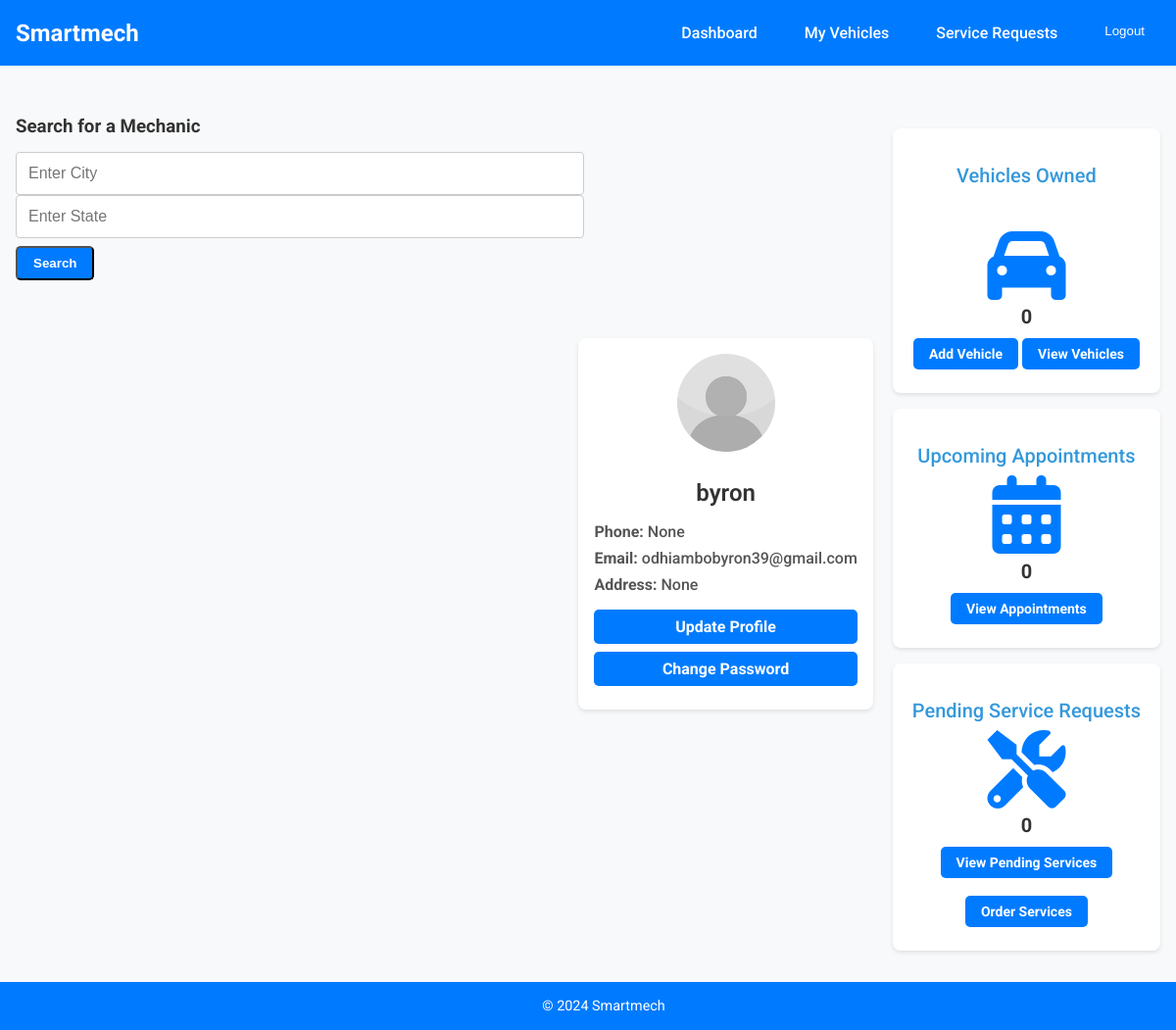
The page /accounts/owner/dashboard/ (signed in) on the database its author committed.
### accounts/models.py (models this page shows, shortened)
class CustomUser(AbstractUser):
    USER_ROLES = (
        ('owner', 'Vehicle Owner'),
        ('mechanic', 'Mechanic'),
        ('company', 'Auto Repair Company'),
    )
    role = models.CharField(max_length=10, choices=USER_ROLES, default='owner')

class VehicleOwner(models.Model):
    user = models.OneToOneField(CustomUser, on_delete=models.CASCADE)
    profile_picture = models.ImageField(upload_to='profile_pics/', blank=True, null=True)
    phone_number = models.CharField(max_length=15, blank=True, null=True)
    address = models.CharField(max_length=255, blank=True, null=True)

### accounts/views.py (the view)
# urls.py: path('owner/dashboard/', views.owner_dashboard, name='owner_dashboard'),
@login_required
def owner_dashboard(request):
    vehicle_owner = request.user.vehicleowner
    upcoming_appointments = vehicle_owner.service_requests.filter(status='upcoming')
    pending_service_requests = vehicle_owner.service_requests.filter(status='pending')
    context = {
        'upcoming_appointments': upcoming_appointments,
        'pending_service_requests': pending_service_requests,
    }
    return render(request, 'dashboards/owner_dashboard.html', context)

### accounts/templates/dashboards/owner_dashboard.html (shortened to what this page needs)
{% extends 'base.html' %}
{% load static %}
{% block content %}
<div class="dashboard-container">
    <div class="search-mechanics">
        <h3>Search for a Mechanic</h3>
        <form method="get" action="{% url 'search_mechanics' %}">
            <div class="form-group">
                <input type="text" name="city" placeholder="Enter City" class="search-input">
                <input type="text" name="state" placeholder="Enter State" class="search-input">
                <button type="submit" class="btn search-btn">Search</button>
            </div>
        </form>
    </div>
    <div class="profile-card">
        <img src="{% if user.vehicleowner.profile_picture %}{{ user.vehicleowner.profile_picture.url }}{% else %}{% static 'accounts/img/default1.jpg' %}{% endif %}" alt="Profile Picture">
        <h2>{{ user.username }}</h2>
        <div class="profile-info">
            <p><strong>Phone:</strong> {{ user.vehicleowner.phone_number }}</p>
            <p><strong>Email:</strong> {{ user.email }}</p>
            <p><strong>Address:</strong> {{ user.vehicleowner.address }}</p>
        </div>
        <a href="{% url 'update_profile' %}" class="btn update-profile-btn">Update Profile</a>
        <a href="{% url 'password_change' %}" class="btn update-password-btn">Change Password</a>
    </div>
    <div class="summary-cards">
        <div class="card">
            <h3>Vehicles Owned</h3>
            <div class="card-content">
                <i class="fas fa-car vehicle-icon"></i>
                <p class="vehicle-count">{{ user.vehicleowner.vehicles.count }}</p>
            </div>
            <a href="{% url 'add_vehicle' %}" class="btn">Add Vehicle</a>
            <a href="{% url 'vehicle_list' %}" class="btn">View Vehicles</a>
        </div>
        <div class="card">
            <h3>Upcoming Appointments</h3>
            <div class="card-content">
                <i class="fas fa-calendar-alt appointment-icon"></i>
                <p class="appointment-count">{{ upcoming_appointments.count }}</p>
            </div>
            <a href="{% url 'service_requests' %}" class="btn">View Appointments</a>
        </div>
        <div class="card">
            <h3>Pending Service Requests</h3>
            <div class="card-content">
                <i class="fas fa-tools service-icon"></i>
                <p class="service-count">{{ pending_service_requests.count }}</p>
            </div>
            <a href="{% url 'service_requests' %}" class="btn">View Pending Services</a>
            <a href="{% url 'vehicle_list' %}" class="btn">Order Services</a>
        </div>
    </div>
</div>
{% endblock %}

### accounts/static/accounts/css/style.css (style rules this page uses)
body { font-family: 'Roboto', sans-serif; background-color: #f4f4f9; margin: 0; padding: 0; color: #333; }
h1, h2, h3 { color: #333; margin-bottom: 15px; }
a { color: #3498db; text-decoration: none; }
.btn { display: inline-block; padding: 10px 20px; background-color: #3498db; color: #fff; border-radius: 5px; transition: background-color 0.3s ease; text-align: center; }
.dashboard-container { display: flex; flex-wrap: wrap; gap: 20px; margin-top: 30px; }
.profile-card { background-color: white; padding: 1.5rem; border-radius: 10px; box-shadow: 0 2px 4px rgba(0, 0, 0, 0.1); text-align: center; max-width: 300px; margin: auto; }
.profile-card img { width: 120px; height: 120px; border-radius: 50%; object-fit: cover; margin-bottom: 1rem; }
.profile-card h2 { margin: 0.5rem 0; font-size: 1.5rem; font-weight: 600; }
.profile-info { text-align: left; margin: 1rem 0; }
.profile-info p { margin: 0.3rem 0; font-size: 1rem; font-weight: 500; color: #555; }
.profile-card .btn { display: block; padding: 0.5rem 1rem; background-color: #007bff; color: white; border-radius: 5px; text-decoration: none; margin: 0.5rem 0; width: 100%; box-sizing: border-box; }
.summary-cards { flex: 2; display: flex; flex-wrap: wrap; gap: 20px; }
.card { flex: 1; background-color: #fff; padding: 20px; border-radius: 10px; box-shadow: 0 4px 8px rgba(0, 0, 0, 0.1); text-align: center; }
.card h3 { font-size: 20px; margin-bottom: 10px; color: #3498db; }
.card p { font-size: 24px; font-weight: bold; margin-bottom: 20px; }
.card .btn { margin-top: 10px; font-size: 14px; }
.card-content { display: flex; flex-direction: column; align-items: center; justify-content: center; font-size: 2rem; }
.vehicle-icon { font-size: 5rem; color: #007bff; margin-top:2rem ; }
.vehicle-count { font-size: 5rem; font-weight: bold; margin-top: 0.5rem; }
.vehicle-icon, .appointment-icon, .service-icon { font-size: 5rem; color: #007bff; }
.appointment-count, .service-count { font-size: 5rem; font-weight: bold; margin-top: 4rem; padding-top: 0.35rem; }
.form-group { margin-bottom: 1.5rem; }
.form-group input[type="text"], .form-group input[type="file"], .form-group textarea { width: 100%; padding: 0.75rem; border-radius: 4px; border: 1px solid #ccc; font-size: 1rem; color: #333; }
.btn { display: inline-block; padding: 0.75rem 1.5rem; background-color: #007bff; color: #fff; border-radius: 5px; text-decoration: none; text-align: center; transition: background-color 0.3s ease; font-weight: bold; }

### accounts/templates/base.html (style rules this page uses)
html, body { margin: 0; padding: 0; height: 100%; font-family: 'Roboto', sans-serif; overflow-x: hidden; }
body { display: flex; flex-direction: column; background-color: #f8f9fa; color: #333; }
.dashboard-container { max-width: 1200px; margin: 2rem auto; padding: 0 1rem; flex-grow: 1; }
.profile-card { background-color: white; padding: 1rem; border-radius: 8px; box-shadow: 0 2px 4px rgba(0, 0, 0, 0.1); text-align: center; }
.profile-card img { width: 100px; height: 100px; border-radius: 50%; object-fit: cover; margin-bottom: 1rem; }
.profile-card p { margin: 0.5rem 0; font-weight: 500; }
.btn { display: inline-block; padding: 0.5rem 1rem; background-color: #007bff; color: white; border-radius: 5px; text-decoration: none; margin: 0.5rem 0; }
.summary-cards { display: grid; grid-template-columns: repeat(auto-fit, minmax(200px, 1fr)); gap: 1rem; margin-top: 2rem; }
.card { background-color: white; padding: 1rem; border-radius: 8px; box-shadow: 0 2px 4px rgba(0, 0, 0, 0.1); text-align: center; }
.card h3 { margin-bottom: 0.5rem; font-weight: 500; }
.card p { margin: 0; font-size: 1.25rem; font-weight: 700; }

### rows shown on the page
CustomUser: username "byron", vehicleowner.phone_number "None", email "odhiambobyron39@gmail.com", vehicleowner.address "None", vehicleowner.vehicles.count "0"

### other values the page prints
{{ upcoming_appointments.count }} "0"
{{ pending_service_requests.count }} "0"
